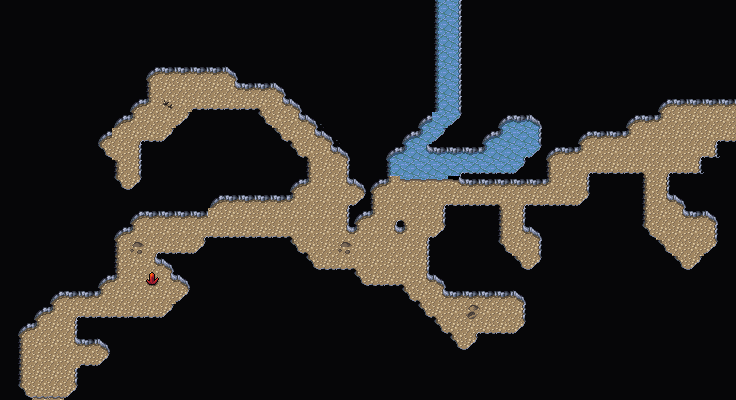

This is a level from a 2D game, rendered from its Tiled map with the project's own tilesets. A one-line summary and the map file follow, with tile-layer data summarised:
An orthogonal 46x25 tile map with 16x16 px tiles, 4 tile layers (background, Tilelaag 4, Tilelaag 3, Tilelaag 1), 2 tilesets and 27 objects.

<map version="1.10" tiledversion="1.10.1" orientation="orthogonal" renderorder="right-down" width="46" height="25" tilewidth="16" tileheight="16" infinite="0" nextlayerid="10" nextobjectid="96">
 <editorsettings>
  <export target="wastetown..tmx" format="tmx" />
 </editorsettings>
 <tileset firstgid="1" source="../tileset/main.tsx" />
 <tileset firstgid="10113" source="../tileset/buildings.tsx" />
 <layer id="7" name="background" width="46" height="25">
  <data>[1150 cells, 815 non-empty, 2 distinct tile ids]</data>
 </layer>
 <layer id="9" name="Tilelaag 4" width="46" height="25">
  <data>[1150 cells, 21 non-empty, 5 distinct tile ids]</data>
 </layer>
 <layer id="8" name="Tilelaag 3" width="46" height="25">
  <data>[1150 cells, 317 non-empty, 7 distinct tile ids]</data>
 </layer>
 <layer id="6" name="Tilelaag 1" width="46" height="25">
  <properties>
   <property name="spriteLayer" type="bool" value="true" />
  </properties>
  <data>[1150 cells, 321 non-empty, 22 distinct tile ids]</data>
 </layer>
 <objectgroup id="4" name="Objects">
  <object id="53" template="../obj/treasure.tx" x="120.5" y="177" />
  <object id="59" template="../obj/enemy.tx" x="324" y="201.667">
   <properties>
    <property name="enemy" value="Cave Spider" />
    <property name="threatRange" type="int" value="40" />
    <property name="waypoints" value="82,83" />
   </properties>
  </object>
  <object id="60" template="../obj/enemy.tx" x="383.5" y="267.833">
   <properties>
    <property name="enemy" value="Horror" />
    <property name="threatRange" type="int" value="10" />
    <property name="waypoints" value="89,90" />
   </properties>
  </object>
  <object id="61" template="../obj/enemy.tx" x="165.333" y="241">
   <properties>
    <property name="enemy" value="Skeleton" />
    <property name="threatRange" type="int" value="40" />
    <property name="waypoints" value="81,80,79,80,81,82" />
   </properties>
  </object>
  <object id="62" template="../obj/enemy.tx" x="441.5" y="199.5">
   <properties>
    <property name="enemy" value="Water Elemental" />
    <property name="threatRange" type="int" value="20" />
    <property name="waypoints" value="88,87" />
   </properties>
  </object>
  <object id="63" template="../obj/enemy.tx" x="649.5" y="190">
   <properties>
    <property name="enemy" value="Zombie" />
    <property name="threatRange" type="int" value="20" />
    <property name="waypoints" value="92,91" />
   </properties>
  </object>
  <object id="64" template="../obj/gold.tx" x="681" y="244" />
  <object id="65" template="../obj/gold.tx" x="498" y="322" />
  <object id="66" template="../obj/gold.tx" x="147" y="312" />
  <object id="71" template="../obj/door_left.tx" gid="2147494992" x="720" y="144" width="16" height="48" rotation="0" />
  <object id="74" template="../obj/manashards.tx" x="520" y="263" />
  <object id="75" template="../obj/manashards.tx" x="484" y="321" />
  <object id="76" template="../obj/manashards.tx" x="152" y="298" />
  <object id="77" template="../obj/manashards.tx" x="165" y="101" />
  <object id="78" template="../obj/booster.tx" x="50.6667" y="338">
   <properties>
    <property name="reward">[
  {
    "editions": [ "CMR" ],
    "type": "card",
    "count": 10,
    "rarity": [ "Common" ]
  },
  {
    "editions": [ "CMR" ],
    "type": "card",
    "count": 3,
    "rarity": [ "Uncommon" ]
  },
  {
    "editions": [ "CMR" ],
    "type": "card",
    "count": 3,
    "rarity": [ "Rare", "Mythic Rare" ]
  }
]
</property>
   </properties>
  </object>
  <object id="79" template="../obj/waypoint.tx" x="122" y="296" />
  <object id="80" template="../obj/waypoint.tx" x="120.667" y="262" />
  <object id="81" template="../obj/waypoint.tx" x="142.667" y="238" />
  <object id="82" template="../obj/waypoint.tx" x="302.667" y="231.333" />
  <object id="83" template="../obj/waypoint.tx" x="320" y="170.667" />
  <object id="87" template="../obj/waypoint.tx" x="387.333" y="204.667" />
  <object id="88" template="../obj/waypoint.tx" x="558" y="201.333" />
  <object id="89" template="../obj/waypoint.tx" x="405.333" y="270" />
  <object id="90" template="../obj/waypoint.tx" x="357.333" y="262.667" />
  <object id="91" template="../obj/waypoint.tx" x="652.667" y="225.333" />
  <object id="92" template="../obj/waypoint.tx" x="642" y="146" />
  <object id="95" template="../obj/enemy.tx" x="43.2058" y="393.001">
   <properties>
    <property name="enemy" value="Mimic" />
    <property name="reward">[
  {
    "type": "item",
    "probability": 1,
    "count": 1,
    "itemName": "Nahiri's Key"
  }
]
</property>
   </properties>
  </object>
 </objectgroup>
</map>
